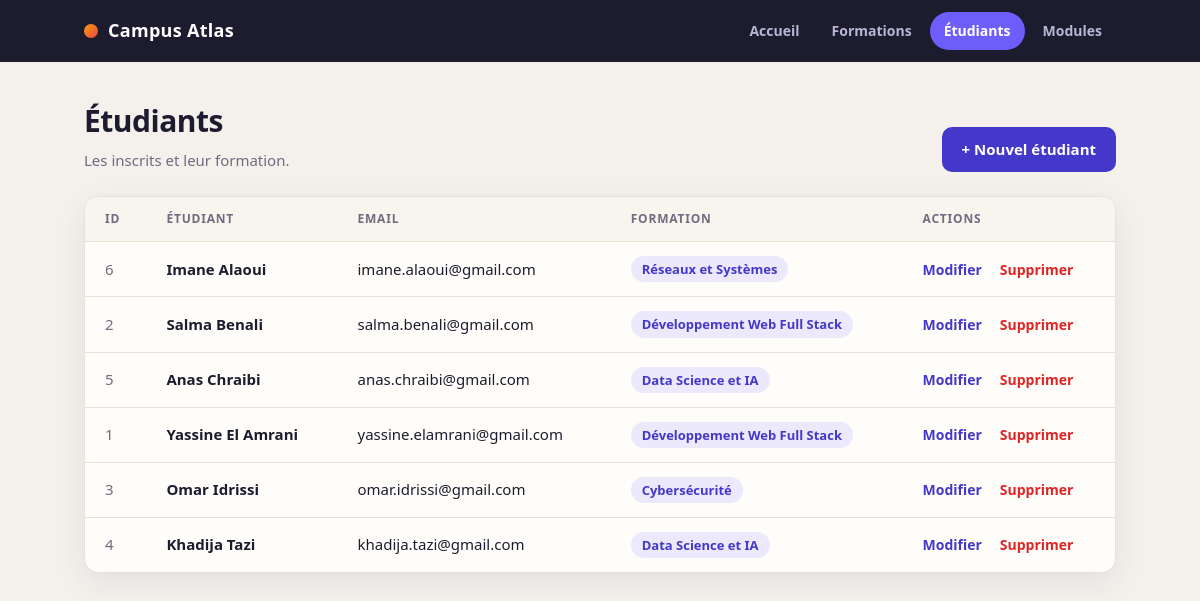
Page /etudiants/index.php on the committed database.
### tables this page shows
CREATE TABLE etudiants (
    id INT AUTO_INCREMENT PRIMARY KEY,
    nom VARCHAR(80) NOT NULL,
    prenom VARCHAR(80) NOT NULL,
    email VARCHAR(150) NOT NULL UNIQUE,
    formation_id INT NOT NULL,
    FOREIGN KEY (formation_id) REFERENCES formations(id)
);

CREATE TABLE formations (
    id INT AUTO_INCREMENT PRIMARY KEY,
    intitule VARCHAR(120) NOT NULL,
    duree_mois INT NOT NULL,
    tarif DECIMAL(10,2) NOT NULL
);

### etudiants/index.php (the view, shortened to what this page needs)
<?php
require_once "../database/connexion.php";
$sql = "
    SELECT
        e.id,
        e.nom,
        e.prenom,
        e.email,
        f.intitule AS formation
    FROM etudiants e
    JOIN formations f ON e.formation_id = f.id
    ORDER BY e.nom, e.prenom
";
$etudiants = $pdo->query($sql)->fetchAll(PDO::FETCH_ASSOC);
?>
<!DOCTYPE html>
<html lang="fr">
<head>
    <link rel="stylesheet" href="../assets/css/style.css">
</head>
<body>
<header class="nav">
    <div class="nav-inner">
        <a class="logo" href="../index.php"><span class="logo-dot"></span>Campus Atlas</a>
        <nav>
            <a href="../index.php">Accueil</a>
            <a href="../formations/index.php">Formations</a>
            <a href="../etudiants/index.php" class="on">Étudiants</a>
            <a href="../modules/index.php">Modules</a>
        </nav>
    </div>
</header>
<main class="wrap">
<div class="head">
    <div>
        <h1>Étudiants</h1>
        <p>Les inscrits et leur formation.</p>
    </div>
    <a class="btn" href="create.php">+ Nouvel étudiant</a>
</div>
<div class="card"><div class="table-wrap">
<table>
    <thead>
        <tr>
            <th>ID</th><th>Étudiant</th><th>Email</th>
            <th>Formation</th><th>Actions</th>
        </tr>
    </thead>
    <tbody>
    <?php foreach ($etudiants as $e) { ?>
        <tr>
            <td class="num"><?php echo $e["id"]; ?></td>
            <td><strong><?php echo htmlspecialchars($e["prenom"] . " " . $e["nom"]); ?></strong></td>
            <td><?php echo htmlspecialchars($e["email"]); ?></td>
            <td><span class="tag"><?php echo htmlspecialchars($e["formation"]); ?></span></td>
            <td class="actions">
                <a href="edit.php?id=<?php echo $e["id"]; ?>">Modifier</a>
                <a class="del" href="delete.php?id=<?php echo $e["id"]; ?>"
                   onclick="return confirm('Supprimer cet étudiant ?');">Supprimer</a>
            </td>
        </tr>
    <?php } ?>
    </tbody>
</table>
</div></div>
</main>
</body>
</html>

### assets/css/style.css (style rules this page uses)
:root { --bg:#f4f1ec; --card:#fffdf9; --ink:#1d1b2e; --muted:#6f6b80; --line:#e6e0d6; --brand:#4338ca; --brand-2:#6d5efc; --accent:#f59e0b; --danger:#dc2626; --ok:#059669; --radius:14px; --shadow:0 10px 30px rgba(40,30,90,.08); }
* { box-sizing:border-box }
body { margin:0;background:var(--bg);color:var(--ink);font:15px/1.55 "Segoe UI",system-ui,-apple-system,Roboto,sans-serif }
a { color:var(--brand);text-decoration:none }
.nav { background:#1d1b2e;position:sticky;top:0;z-index:10 }
.nav-inner { max-width:1080px;margin:auto;padding:0 24px;height:62px;display:flex;align-items:center;justify-content:space-between;gap:20px }
.logo { color:#fff;font-weight:800;font-size:18px;letter-spacing:.3px;display:flex;align-items:center;gap:10px }
.logo-dot { width:14px;height:14px;border-radius:50%;background:linear-gradient(135deg,var(--accent),#ef4444) }
.nav nav { display:flex;gap:4px;flex-wrap:wrap }
.nav nav a { color:#b9b6d3;padding:8px 14px;border-radius:999px;font-weight:600;font-size:14px }
.nav nav a.on { background:var(--brand-2);color:#fff }
.wrap { max-width:1080px;margin:0 auto;padding:36px 24px 60px;min-height:70vh }
.head { display:flex;justify-content:space-between;align-items:flex-end;gap:16px;flex-wrap:wrap;margin-bottom:24px }
.head h1 { margin:0;font-size:30px;letter-spacing:-.5px }
.head p { margin:4px 0 0;color:var(--muted) }
.btn { display:inline-block;border:0;cursor:pointer;background:var(--brand);color:#fff;padding:11px 20px;border-radius:10px;font:inherit;font-weight:700 }
.card { background:var(--card);border:1px solid var(--line);border-radius:var(--radius);box-shadow:var(--shadow);overflow:hidden }
.table-wrap { overflow-x:auto }
table { width:100%;border-collapse:collapse }
th { text-align:left;font-size:12px;text-transform:uppercase;letter-spacing:.8px;color:var(--muted);background:#f8f5ef;padding:13px 20px }
td { padding:14px 20px;border-top:1px solid var(--line) }
.tag { display:inline-block;background:#ebe9fb;color:var(--brand);padding:3px 11px;border-radius:999px;font-size:13px;font-weight:600 }
.num { color:var(--muted);font-variant-numeric:tabular-nums }
.actions { white-space:nowrap }
.actions a { font-weight:600;font-size:14px }
.actions a+a { margin-left:14px }
.actions .del { color:var(--danger) }

### rows in the picture
etudiants: id "6", prenom+nom "Imane Alaoui", email "imane.alaoui@gmail.com", formation.intitule "Réseaux et Systèmes"
etudiants: id "2", prenom+nom "Salma Benali", email "salma.benali@gmail.com", formation.intitule "Développement Web Full Stack"
etudiants: id "5", prenom+nom "Anas Chraibi", email "anas.chraibi@gmail.com", formation.intitule "Data Science et IA"
etudiants: id "1", prenom+nom "Yassine El Amrani", email "yassine.elamrani@gmail.com", formation.intitule "Développement Web Full Stack"
etudiants: id "3", prenom+nom "Omar Idrissi", email "omar.idrissi@gmail.com", formation.intitule "Cybersécurité"
etudiants: id "4", prenom+nom "Khadija Tazi", email "khadija.tazi@gmail.com", formation.intitule "Data Science et IA"
